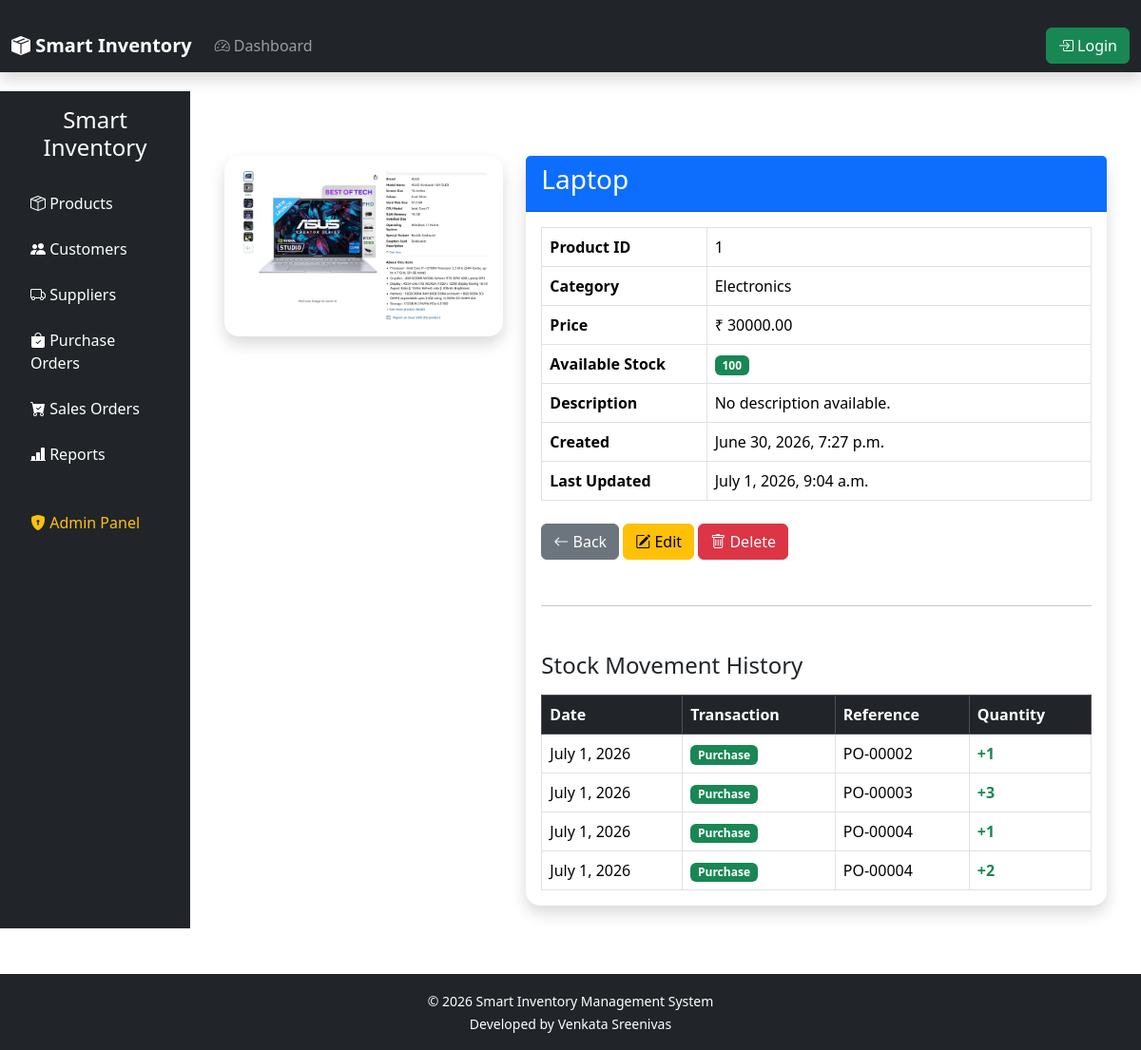
Page /inventory/product/1/ on the earlier database version.
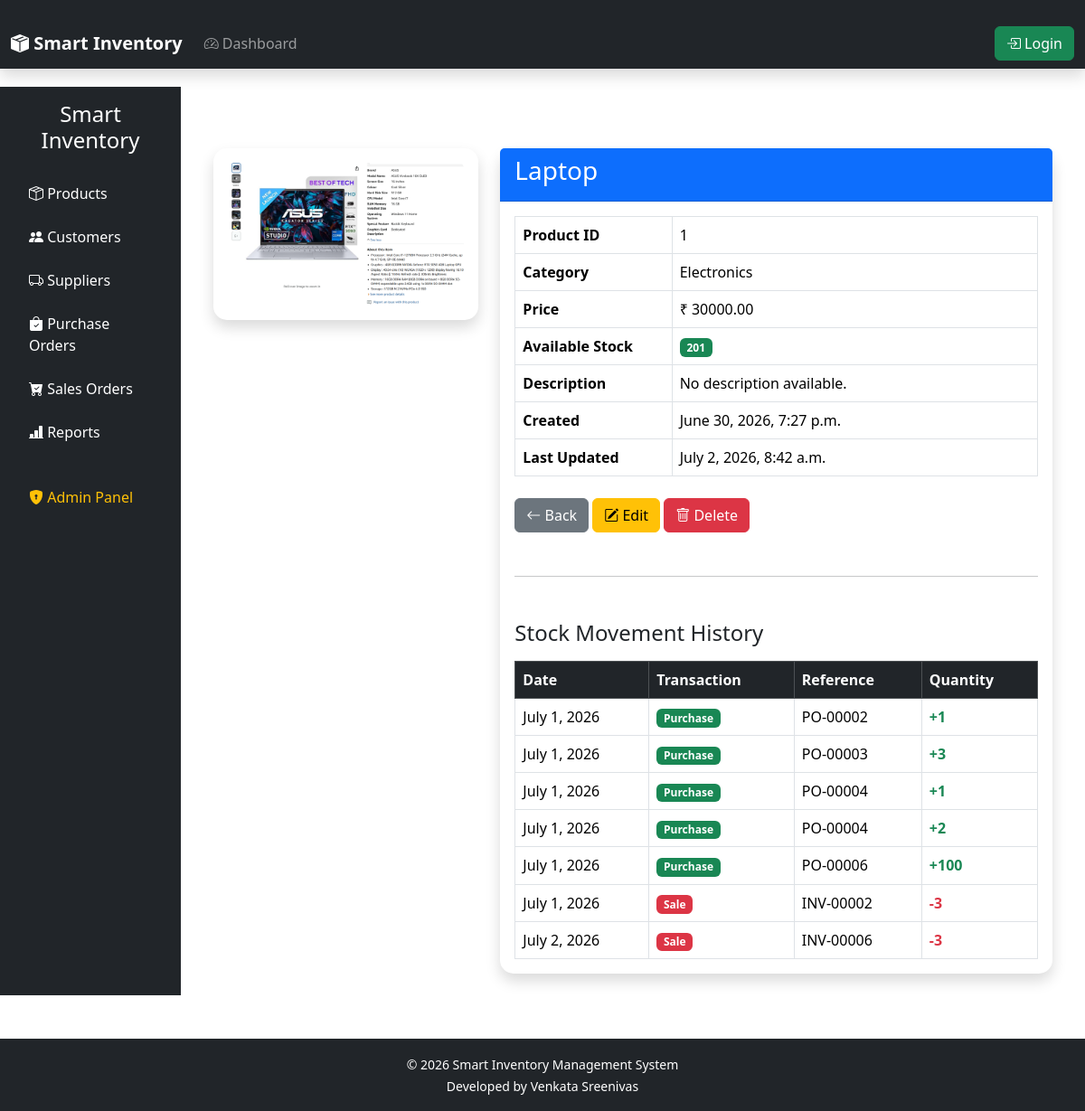
Same page on the later database version.
### inventory/models.py (models this page shows, shortened)
class Product(models.Model):
    name = models.CharField(max_length=200)
    category = models.ForeignKey(
        Category,
        on_delete=models.CASCADE
    )
    price = models.DecimalField(
        max_digits=10,
        decimal_places=2
    )
    quantity = models.PositiveIntegerField()
    description = models.TextField(
        blank=True,
        null=True
    )
    image = models.ImageField(
        upload_to="products/",
        blank=True,
        null=True
    )
    created_at = models.DateTimeField(
        auto_now_add=True
    )
    updated_at = models.DateTimeField(
        auto_now=True
    )

class Category(models.Model):
    name = models.CharField(
        max_length=100,
        unique=True
    )
    def __str__(self):
        return self.name

### orders/models.py (models this page shows, shortened)
class PurchaseItem(models.Model):
    purchase_order = models.ForeignKey(
        PurchaseOrder,
        on_delete=models.CASCADE,
        related_name="items"
    )
    product = models.ForeignKey(
        Product,
        on_delete=models.CASCADE
    )
    quantity = models.PositiveIntegerField()
    purchase_price = models.DecimalField(
        max_digits=10,
        decimal_places=2
    )

class PurchaseOrder(models.Model):
    STATUS_CHOICES = [
        ("Pending", "Pending"),
        ("Received", "Received"),
        ("Cancelled", "Cancelled"),
    ]
    supplier = models.ForeignKey(
        Supplier,
        on_delete=models.CASCADE
    )
    order_number = models.CharField(
        max_length=20,
        unique=True
    )
    order_date = models.DateField(
        auto_now_add=True
    )
    expected_delivery = models.DateField(
        blank=True,
        null=True
    )
    status = models.CharField(
        max_length=20,
        choices=STATUS_CHOICES,
        default="Pending"
    )
    remarks = models.TextField(
        blank=True,
        null=True
    )
    stock_updated = models.BooleanField(
        default=False
    )
    created_at = models.DateTimeField(
        auto_now_add=True
    )
    updated_at = models.DateTimeField(
        auto_now=True
    )
    class Meta:
        ordering = ["-id"]

class SalesItem(models.Model):
    sales_order = models.ForeignKey(
        SalesOrder,
        on_delete=models.CASCADE,
        related_name="items"
    )
    product = models.ForeignKey(
        Product,
        on_delete=models.CASCADE
    )
    quantity = models.PositiveIntegerField()
    selling_price = models.DecimalField(
        max_digits=10,
        decimal_places=2
    )

class SalesOrder(models.Model):
    STATUS_CHOICES = [
        ("Pending", "Pending"),
        ("Completed", "Completed"),
        ("Cancelled", "Cancelled"),
    ]
    customer = models.ForeignKey(
        Customer,
        on_delete=models.CASCADE
    )
    invoice_number = models.CharField(
        max_length=20,
        unique=True
    )
    order_date = models.DateField(
        auto_now_add=True
    )
    status = models.CharField(
        max_length=20,
        choices=STATUS_CHOICES,
        default="Pending"
    )
    stock_updated = models.BooleanField(
        default=False
    )
    created_at = models.DateTimeField(
        auto_now_add=True
    )
    class Meta:
        ordering = ["-id"]

### inventory/views.py (the view)
def product_detail(request, pk):
    product = get_object_or_404(
        Product,
        pk=pk,
    )
    purchase_history = PurchaseItem.objects.filter(
        product=product
    ).select_related("purchase_order")
    sales_history = SalesItem.objects.filter(
        product=product
    ).select_related("sales_order")
    context = {
        "product": product,
        "purchase_history": purchase_history,
        "sales_history": sales_history,
    }
    return render(
        request,
        "inventory/product_detail.html",
        context,
    )

### templates/inventory/product_detail.html (shortened to what the changed rows need)
{% extends "base.html" %}
{% block content %}
<div class="container-fluid mt-4">
    <div class="row">
        <div class="col-lg-4">
            <div class="card shadow">
                <div class="card-body text-center">
                    {% if product.image %}
                        <img
                            src="{{ product.image.url }}"
                            class="img-fluid rounded"
                            style="max-height:350px; object-fit:cover;">
                    {% else %}
                        <img
                            src="https://via.placeholder.com/350x350?text=No+Image"
                            class="img-fluid rounded">
                    {% endif %}
                </div>
            </div>
        </div>
        <div class="col-lg-8">
            <div class="card shadow">
                <div class="card-header bg-primary text-white">
                    <h3>{{ product.name }}</h3>
                </div>
                <div class="card-body">
                    <table class="table table-bordered">
                        <tr>
                            <th width="30%">Product ID</th>
                            <td>{{ product.id }}</td>
                        </tr>
                        <tr>
                            <th>Category</th>
                            <td>{{ product.category }}</td>
                        </tr>
                        <tr>
                            <th>Price</th>
                            <td>₹ {{ product.price }}</td>
                        </tr>
                        <tr>
                            <th>Available Stock</th>
                            <td>
                                {% if product.quantity == 0 %}
                                    <span class="badge bg-danger">
                                        Out Of Stock
                                    </span>
                                {% elif product.quantity <= 10 %}
                                    <span class="badge bg-warning text-dark">
                                        Low Stock ({{ product.quantity }})
                                    </span>
                                {% else %}
                                    <span class="badge bg-success">
                                        {{ product.quantity }}
                                    </span>
                                {% endif %}
                            </td>
                        </tr>
                        <tr>
                            <th>Description</th>
                            <td>
                                {{ product.description|default:"No description available." }}
                            </td>
                        </tr>
                        <tr>
                            <th>Created</th>
                            <td>{{ product.created_at }}</td>
                        </tr>
                        <tr>
                            <th>Last Updated</th>
                            <td>{{ product.updated_at }}</td>
                        </tr>
                    </table>
                    <div class="table-responsive">
                        <table class="table table-bordered table-hover">
                            <thead class="table-dark">
                                <tr>
                                    <th>Date</th>
                                    <th>Transaction</th>
                                    <th>Reference</th>
                                    <th>Quantity</th>
                                </tr>
                            </thead>
                            <tbody>
                                {% for item in purchase_history %}
                                <tr>
                                    <td>
                                        {{ item.purchase_order.order_date }}
                                    </td>
                                    <td>
                                        <span class="badge bg-success">
                                            Purchase
                                        </span>
                                    </td>
                                    <td>
                                        {{ item.purchase_order.order_number }}
                                    </td>
                                    <td class="text-success fw-bold">
                                        +{{ item.quantity }}
                                    </td>
                                </tr>
                                {% endfor %}
                                {% for item in sales_history %}
                                <tr>
                                    <td>
                                        {{ item.sales_order.order_date }}
                                    </td>
                                    <td>
                                        <span class="badge bg-danger">
                                            Sale
                                        </span>
                                    </td>
                                    <td>
                                        {{ item.sales_order.invoice_number }}
                                    </td>
                                    <td class="text-danger fw-bold">
                                        -{{ item.quantity }}
                                    </td>
                                </tr>
                                {% endfor %}
                            </tbody>
                        </table>
                    </div>
                </div>
            </div>
        </div>
    </div>
</div>
{% endblock %}

Differences in the rows shown:
changed Product "Laptop": quantity "100" → "201"; updated_at "July 1, 2026, 9:04 a.m." → "July 2, 2026, 8:42 a.m."
added PurchaseItem: purchase_order.order_date "July 1, 2026", purchase_order.order_number "PO-00006", quantity "100"
added SalesItem: sales_order.order_date "July 1, 2026", sales_order.invoice_number "INV-00002", quantity "3"
added SalesItem: sales_order.order_date "July 2, 2026", sales_order.invoice_number "INV-00006", quantity "3"
